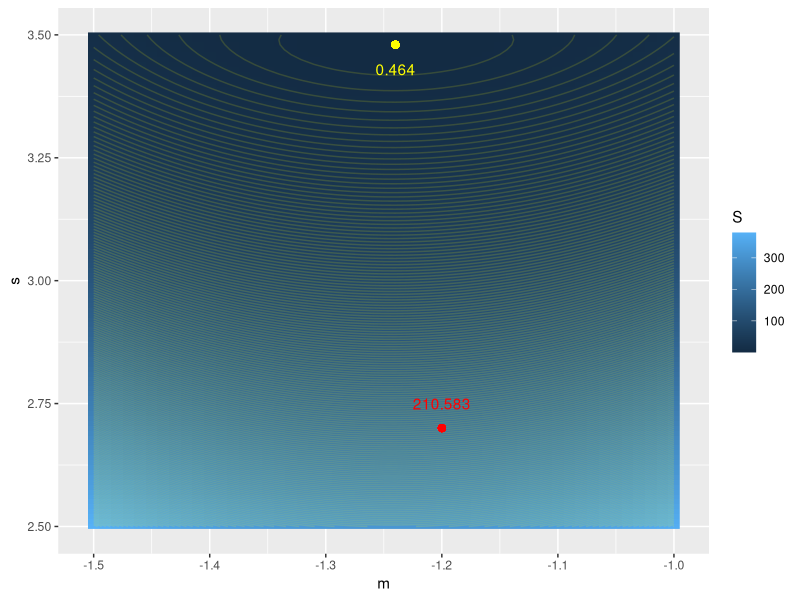
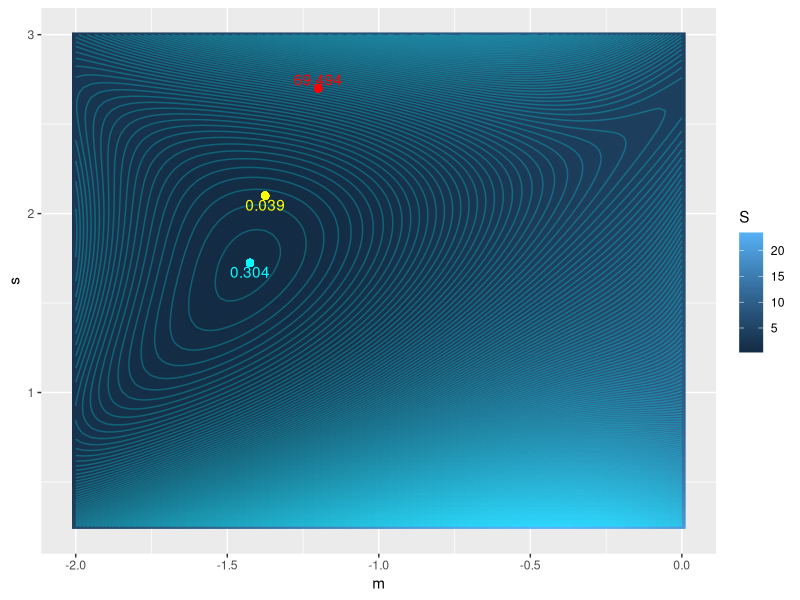
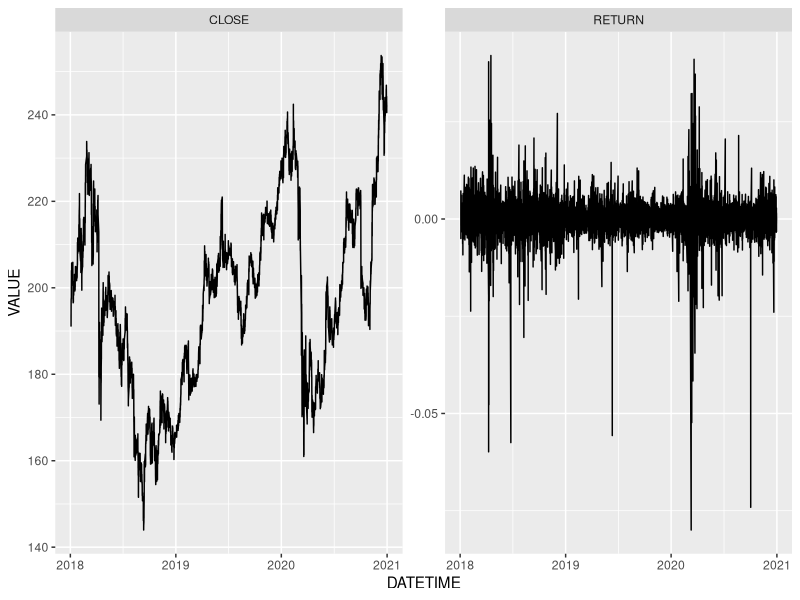
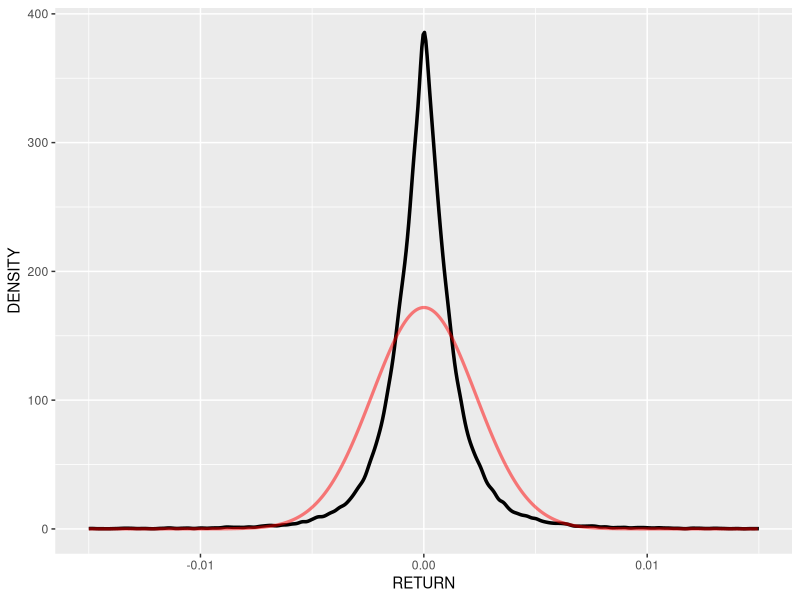

R code for these plots, in order: (Note: a time limit stopped this script after it produced the figures.)
#' Продивнутая эконометрика (апрель-июнь 2022)
#' Компьютерная практика - 1
#' 
#'                       ------------------------- 
#'                      |       26.04.2022        |
#'                      |                         |
#'                      |  ПЕРВОЕ ПРИМЕНЕНИЕ ОММ  |
#'                       ------------------------- 

# УСТАНОВКА ПАКЕТОВ ===========================================================
# instal.packages(
#   c(
#     "ggplot2",
#     "dplyr",
#     "tidyr",
#     "lubridate",
#     "stats"
#   )
# )

# ПАКЕТЫ ======================================================================
#' для графики
library(dplyr)
library(tidyr)
library(ggplot2)
library(lubridate)

# ОПИСАНИЕ МОДЕЛИ =============================================================
#' исходная модель:
#' x ~ N(mu, sigma2)
#' условия на моменты:
#' E(x-mu) = 0
#' E(x-mu)^2 = sigma2
#' E(x-mu)^3 =0
#' E(x-mu)^4 = 3sigma2^2

#' параметры:
#' q = (m, s); m - аналог mu, s - аналог sigma2

# ДАННЫЕ: часть 1 - симуляция =================================================
mu <- -1.2
sigma2 <- 2.7
n <- c(8, 20, 50, 250, 10^4)
X <- sapply(n, function(i) rnorm(i, mu, sqrt(sigma2)))

# ФУНКЦИИ =====================================================================
#' функция условий на моменты
f <- function(x,q) {
  m <- q[1]
  s <- q[2]
  c(
    x-m,
    (x-m)^2-s,
    (x-m)^3,
    (x-m)^4-3*s^2
  )
}

#' выборочное среднее условий на моменты
fbar <- function(dta,q) {
  rowMeans(sapply(dta, function(x) f(x,q)))
}

#' целевая функция ОММ
Sn <- function(dta,q,Wn) {
  fbar_vec <- fbar(dta,q)
  (matrix(fbar_vec, nrow=1) %*% Wn %*% matrix(fbar_vec, ncol=1))[1,1]
}

#' целевая функция первого шага эффективного ОММ
SnI <- function(dta,q){Sn(dta,q,diag(c(1,1,1,1)))}

# ПРИНЦИП ОММ - ГРАФИЧЕСКАЯ ИЛЛЮСТРАЦИЯ =======================================
#' сетка для значений параметров
m_grid <- seq(-1.5, -1, by = 0.01)
s_grid <- seq(2.5, 3.5, by = 0.01)
q_grid <- expand.grid(m_grid, s_grid)

#' анализ SnI для одной из выборок
i <- 1
SnI_on_grid <- 
  q_grid %>% 
  rename(
    m = Var1,
    s = Var2
  ) %>% 
  group_by(
    m,
    s
  ) %>% 
  mutate(
    S = SnI(X[[i]], c(m,s))
  )

SnI_on_grid %>% 
  ggplot() +
  geom_raster(
    aes(
      x = m,
      y = s,
      fill = S
    )
  ) +
  geom_contour(
    aes(
      x = m,
      y = s,
      z = S
    ),
    bins = 200,
    color = "yellow",
    alpha = 0.15
  ) +
  geom_point(
    aes(
      x = mu,
      y = sigma2
    ),
    size=2,
    color = "red"
  ) + 
  geom_point(
    aes(
      x = SnI_on_grid$m[which.min(SnI_on_grid$S)],
      y = SnI_on_grid$s[which.min(SnI_on_grid$S)]
    ),
    color = "yellow",
    size = 2
  ) + 
  annotate(
    "text",
    label = floor(1000*min(SnI_on_grid$S))/1000,
    x = SnI_on_grid$m[which.min(SnI_on_grid$S)],
    y = SnI_on_grid$s[which.min(SnI_on_grid$S)]-0.05,
    color = "yellow"
  ) +
  annotate(
    "text",
    label = floor(1000*SnI(X[[i]],c(mu,sigma2)))/1000,
    x = mu,
    y = sigma2+0.05,
    color = "red"
  )

# ЭФФЕКТИВНЫЙ (ДВУХШАГОВЫЙ) ОММ ===============================================
#' для одной из выборок
i <- 3
m_grid <- seq(-2, 0, by = 0.025)
s_grid <- seq(0.25, 3, by = 0.025)
q_grid <- expand.grid(m_grid, s_grid)
SnI_on_grid <- 
  q_grid %>% 
  rename(
    m = Var1,
    s = Var2
  ) %>% 
  group_by(
    m,
    s
  ) %>% 
  mutate(
    S = SnI(X[[i]], c(m,s))
  )

#' оценка первого шага
q1 <- c(m = SnI_on_grid$m[which.min(SnI_on_grid$S)],
        s = SnI_on_grid$s[which.min(SnI_on_grid$S)])

#' оценка оптимальной весовой матрицы
Wnopt <- solve(n[i]^-1 * crossprod(t(sapply(X[[1]],function(x) f(x,q1)))))

#' целевая функция второго шага
SnII <- function(dta,q) {Sn(dta,q,Wnopt)}

#' графическая "оптимизация"
SnII_on_grid <- 
  q_grid %>% 
  rename(
    m = Var1,
    s = Var2
  ) %>% 
  group_by(
    m,
    s
  ) %>% 
  mutate(
    S = SnII(X[[i]], c(m,s))
  )

SnII_on_grid %>% 
  ggplot() +
  geom_raster(
    aes(
      x = m,
      y = s,
      fill = S
    )
  ) +
  geom_contour(
    aes(
      x = m,
      y = s,
      z = S
    ),
    bins = 200,
    color = "cyan",
    alpha = 0.25
  ) +
  geom_point(
    aes(
      x = mu,
      y = sigma2
    ),
    size=2,
    color = "red"
  ) + 
  geom_point(
    aes(
      x = SnI_on_grid$m[which.min(SnI_on_grid$S)],
      y = SnI_on_grid$s[which.min(SnI_on_grid$S)]
    ),
    color = "yellow",
    size = 2
  ) + 
  geom_point(
    aes(
      x = SnII_on_grid$m[which.min(SnII_on_grid$S)],
      y = SnII_on_grid$s[which.min(SnII_on_grid$S)]
    ),
    color = "cyan",
    size = 2
  ) + 
  annotate(
    "text",
    label = floor(1000*min(SnI_on_grid$S))/1000,
    x = SnI_on_grid$m[which.min(SnI_on_grid$S)],
    y = SnI_on_grid$s[which.min(SnI_on_grid$S)]-0.05,
    color = "yellow"
  ) +
  annotate(
    "text",
    label = floor(1000*min(SnII_on_grid$S))/1000,
    x = SnII_on_grid$m[which.min(SnII_on_grid$S)],
    y = SnII_on_grid$s[which.min(SnII_on_grid$S)]-0.05,
    color = "cyan"
  ) +
  annotate(
    "text",
    label = floor(1000*SnI(X[[i]],c(mu,sigma2)))/1000,
    x = mu,
    y = sigma2+0.05,
    color = "red"
  )

# ДАННЫЕ: часть 2 - доходность финансового актива =============================
dta <-
  read.csv(
    "SBERP_180101_201231.csv",
    sep = ";",
    header = TRUE
  ) %>% 
  rename(
    DATE = X.DATE.,
    TIME = X.TIME.,
    CLOSE = X.CLOSE.
  ) %>% 
  mutate(
    DATETIME = as_datetime(paste(DATE,TIME), format = "%d/%m/%y %H:%M"),
    RETURN =log(CLOSE/lag(CLOSE)),
  ) %>% 
  select(
    DATETIME,
    CLOSE,
    RETURN
  ) %>% 
  filter(
    complete.cases(.)
  )

dta <-
  dta %>% 
  mutate(
    NORMAL = sapply(RETURN, function(r) dnorm(r, mean(dta$RETURN), sd(dta$RETURN)))
  )

#' обзор
dta %>% 
  select(
    -NORMAL
  ) %>% 
  pivot_longer(
    -DATETIME,
    values_to = "VALUE",
    names_to = "SERIES"
  ) %>% 
  ggplot() +
  geom_line(
    aes(
      x = DATETIME,
      y = VALUE,
      group = SERIES
    )
  ) + 
  facet_wrap(
    .~SERIES,
    scales = "free_y"
  )

dta %>%
  ggplot() +
  geom_density(
    aes(
      x = RETURN
    ),
    size = 1.2
  ) +
  geom_line(
    aes(
      x = RETURN,
      y = NORMAL
    ),
    color = "red",
    size = 1.1,
    alpha = 0.5
  ) + 
  scale_x_continuous(
    limits = c(-0.015,0.015)
  ) +
  scale_y_continuous(
    name = "DENSITY"
  )

#dta <- dta %>% filter(DATETIME >= "2020-10-01")

## Эффективный ОММ ============================================================
# ЭФФЕКТИВНЫЙ (ДВУХШАГОВЫЙ) ОММ ===============================================
#' для одной из выборок
m_grid <- seq(-0.001, 0.001, by = 0.0001)
s_grid <- seq(10^(-6), 10^(-5), by = 10^(-7))
q_grid <- expand.grid(m_grid, s_grid)
SnI_on_grid <- 
  q_grid %>% 
  rename(
    m = Var1,
    s = Var2
  ) %>% 
  group_by(
    m,
    s
  ) %>% 
  mutate(
    S = SnI(dta$RETURN, c(m,s))
  )

#' оценка первого шага
q1 <- c(m = SnI_on_grid$m[which.min(SnI_on_grid$S)],
        s = SnI_on_grid$s[which.min(SnI_on_grid$S)])

#' оценка оптимальной весовой матрицы
Wnopt <- solve(nrow(dta)^-1 * crossprod(t(sapply(dta$RETURN,function(x) f(x,q1)))))

#' целевая функция второго шага
SnII <- function(dta,q) {Sn(dta,q,Wnopt)}

#' графическая "оптимизация"
SnII_on_grid <- 
  q_grid %>% 
  rename(
    m = Var1,
    s = Var2
  ) %>% 
  group_by(
    m,
    s
  ) %>% 
  mutate(
    S = SnII(dta$RETURN, c(m,s))
  )

SnII_on_grid %>% 
  ggplot() +
  geom_raster(
    aes(
      x = m,
      y = s,
      fill = S
    )
  ) +
  geom_contour(
    aes(
      x = m,
      y = s,
      z = S
    ),
    bins = 100,
    color = "cyan",
    alpha = 0.25
  ) +
  geom_point(
    aes(
      x = SnI_on_grid$m[which.min(SnI_on_grid$S)],
      y = SnI_on_grid$s[which.min(SnI_on_grid$S)]
    ),
    color = "yellow",
    size = 2
  ) + 
  geom_point(
    aes(
      x = SnII_on_grid$m[which.min(SnII_on_grid$S)],
      y = SnII_on_grid$s[which.min(SnII_on_grid$S)]
    ),
    color = "cyan",
    size = 2
  ) + 
  annotate(
    "text",
    label = floor(10^6*SnII_on_grid$S[which.min(SnI_on_grid$S)])/10^6,
    x = SnI_on_grid$m[which.min(SnI_on_grid$S)],
    y = SnI_on_grid$s[which.min(SnI_on_grid$S)],
    color = "yellow"
  ) +
  annotate(
    "text",
    label = floor(10^6*min(SnII_on_grid$S))/10^6,
    x = SnII_on_grid$m[which.min(SnII_on_grid$S)],
    y = SnII_on_grid$s[which.min(SnII_on_grid$S)],
    color = "cyan"
  )

## Проверка модели: J-тест ====================================================
J <- min(SnII_on_grid$S)*nrow(dta)
J_critical <- qchisq(0.95, 4-2)
P_value <- 1 - pchisq(J,4-2)
